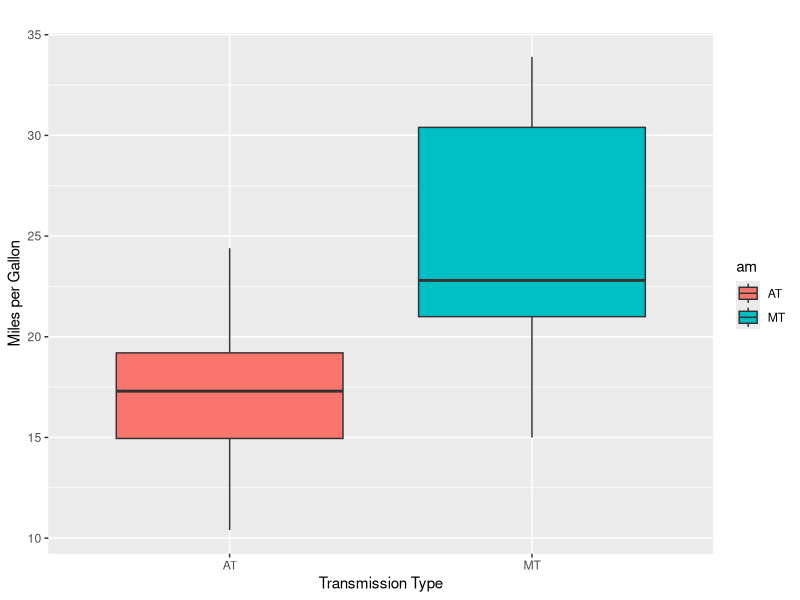
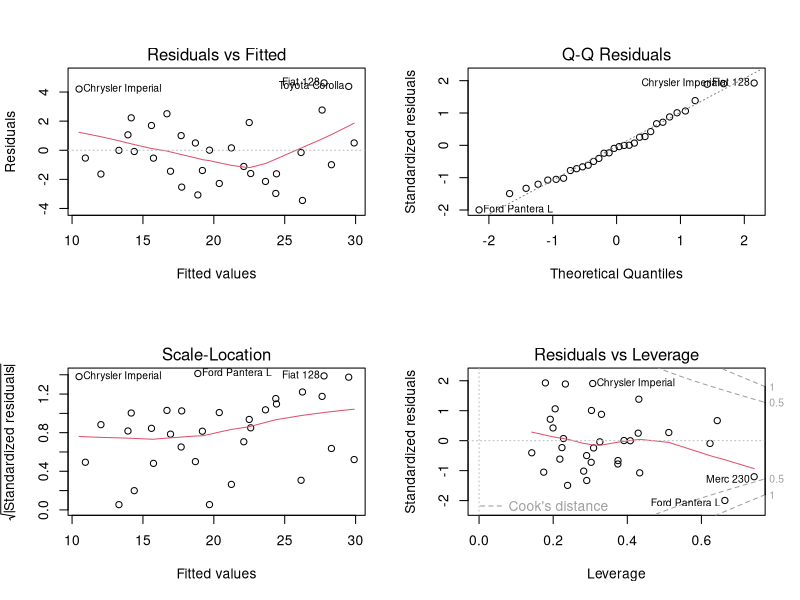

Recreate these plots in R, in order.
# Load Library and Data

library(ggplot2)
data("mtcars")

head(mtcars)

# Exploratory Data analysis

mtcars$am<-as.factor(mtcars$am)
levels(mtcars$am)<-c("AT", "MT")

aggregate(mpg~am, data=mtcars, mean)

ggplot(mtcars, aes(y = mpg, x = am, fill = am))+
      geom_boxplot()+
      labs( x = "Transmission Type", y = "Miles per Gallon", title = "")


# Statistical Inference

auto_Data<-mtcars[mtcars$am == "AT",]
mannual_Data<-mtcars[mtcars$am == "MT",]
t.test(auto_Data$mpg, mannual_Data$mpg, paired = F, conf.level = 0.95)

# Regression Modelling

# Model fitting

Reg_1 <- lm(mpg~am, mtcars)
summary(Reg_1)

Reg_2 <- lm(mpg~am + wt, mtcars)
summary(Reg_2)

Reg_3 <- lm(mpg~am+ wt+ factor(cyl), mtcars)
summary(Reg_3)

Reg_All <- lm(mpg~., mtcars)

summary(Reg_All)


par(mfrow = c(2,2))
plot(Reg_All)




